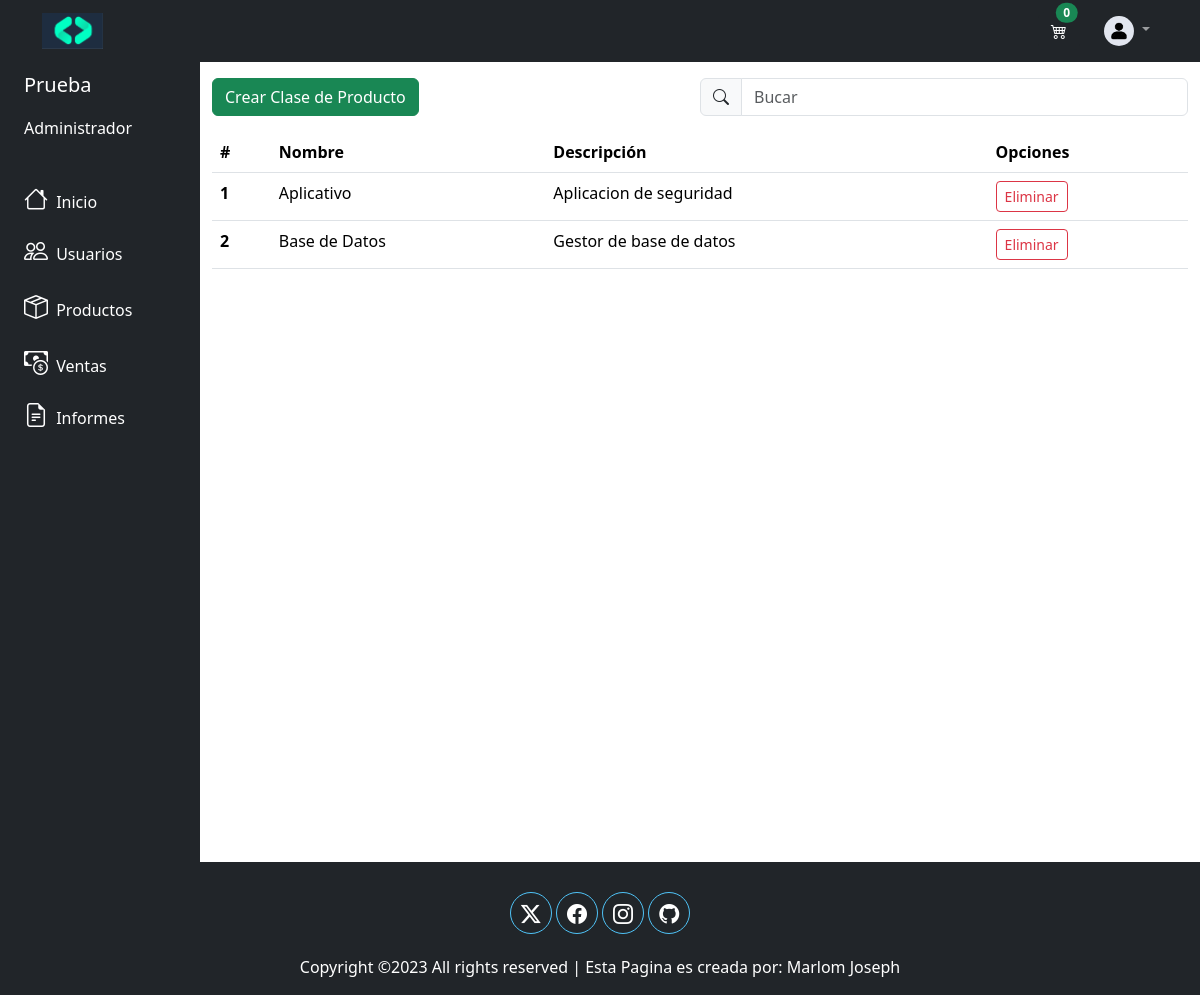
/view/productos/clasesProductos.php (signed in), run on the app's committed database.
### tables this page shows
CREATE TABLE `clase_producto` (
  `id` int(11) NOT NULL,
  `nombre` varchar(150) DEFAULT NULL,
  `descripcion` varchar(250) DEFAULT NULL
);

### config/db.php (called while the page is built)
<?php
class db {
    private $host = "localhost";
    private $dbname = "crm_db";
    private $user = "root";
    private $password = "";
    public function conexion() {
        try {
            $PDO = new PDO("mysql:host=".$this->host.";port=3306;dbname=".$this->dbname,$this->user,$this->password);
            return $PDO;
        } catch (PDOException $e) {
            echo "<script>alert('Error conectando la base de datos')</script>";
            return $e->getMessage();
        }
    }
}

### controlador/productoController.php (called while the page is built, shortened)
<?php
class productoController
{
    private $model;
    public function __construct()
    {
        require_once('C:\xampp\htdocs\www\PHP_MySQL\modelo\productoModel.php');
        $this->model = new productoModel();
    }
    public function listarClases()
    {
        return ($this->model->listarClases()) ? $this->model->listarClases() : false;
    }
}

### modelo/productoModel.php (called while the page is built, shortened)
<?php
class productoModel
{
    private $PDO;
    public function __construct()
    {
        require_once('C:\xampp\htdocs\www\PHP_MySQL\config\db.php');
        $con = new db();
        $this->PDO = $con->conexion();
    }
    public function listarClases()
    {
        $sql = $this->PDO->prepare(" SELECT * FROM clase_producto ORDER BY nombre ");
        return ($sql->execute()) ? $sql->fetchAll(PDO::FETCH_OBJ) : false;
    }
}

### view/productos/clasesProductos.php (the view)
<?php
require_once('./../head/navbar.php');
require_once('./../../controlador/productoController.php');
$respuesta = new productoController();
$clases = $respuesta->listarClases();
?>
<div class="container-fluid">
    <div class="row flex-nowrap">
        <?php require_once('./../head/menuLateral.php') ?>
        <div class="col py-3">
            <div class="d-flex justify-content-between">
                <a href="#" class="btn btn-success mb-3">Crear Clase de Producto</a>
                <div class="input-group w-50 h-50">
                    <span class="input-group-text"><i class="bi bi-search"></i></span>
                    <input type="text" class="form-control" placeholder="Bucar" name="buscar" id="search" onkeyup="buscarTabla()">
                </div>
            </div>
            <table class="table table-hover" id="tablaDatos">
                <thead>
                    <tr>
                        <th scope="col">#</th>
                        <th scope="col">Nombre</th>
                        <th scope="col">Descripción</th>
                        <th scope="col">Opciones</th>
                    </tr>
                </thead>
                <tbody>
                    <?php if (!empty($clases)) : ?>
                        <?php foreach ($clases as $clase) : ?>
                            <tr>
                                <td class="fw-bold" scope="row"><?php echo $clase->id ?></td>
                                <td><?php echo $clase->nombre ?></td>
                                <td><?php echo $clase->descripcion ?></td>
                                <td>
                                    <a href="./eliminarClase.php?id=<?php echo $clase->id ?>" class="btn btn-sm btn-outline-danger">Eliminar</a>
                                </td>
                            </tr>
                        <?php endforeach; ?>
                    <?php else : ?>
                        <tr>
                            <td colspan="3" class="text-center">No hay clases de productos que mostrar.</td>
                        </tr>
                    <?php endif; ?>
                </tbody>
            </table>
        </div>
    </div>
</div>
<?php
require_once('./../head/footer.php')
?>

### data on the page
clase_producto: id "1", nombre "Aplicativo", descripcion "Aplicacion de seguridad"
clase_producto: id "2", nombre "Base de Datos", descripcion "Gestor de base de datos"

### other printed values
$cantidad "0"
$_SESSION['nombre'] "Prueba"
$_SESSION['tipo_usuario'] "Administrador"
